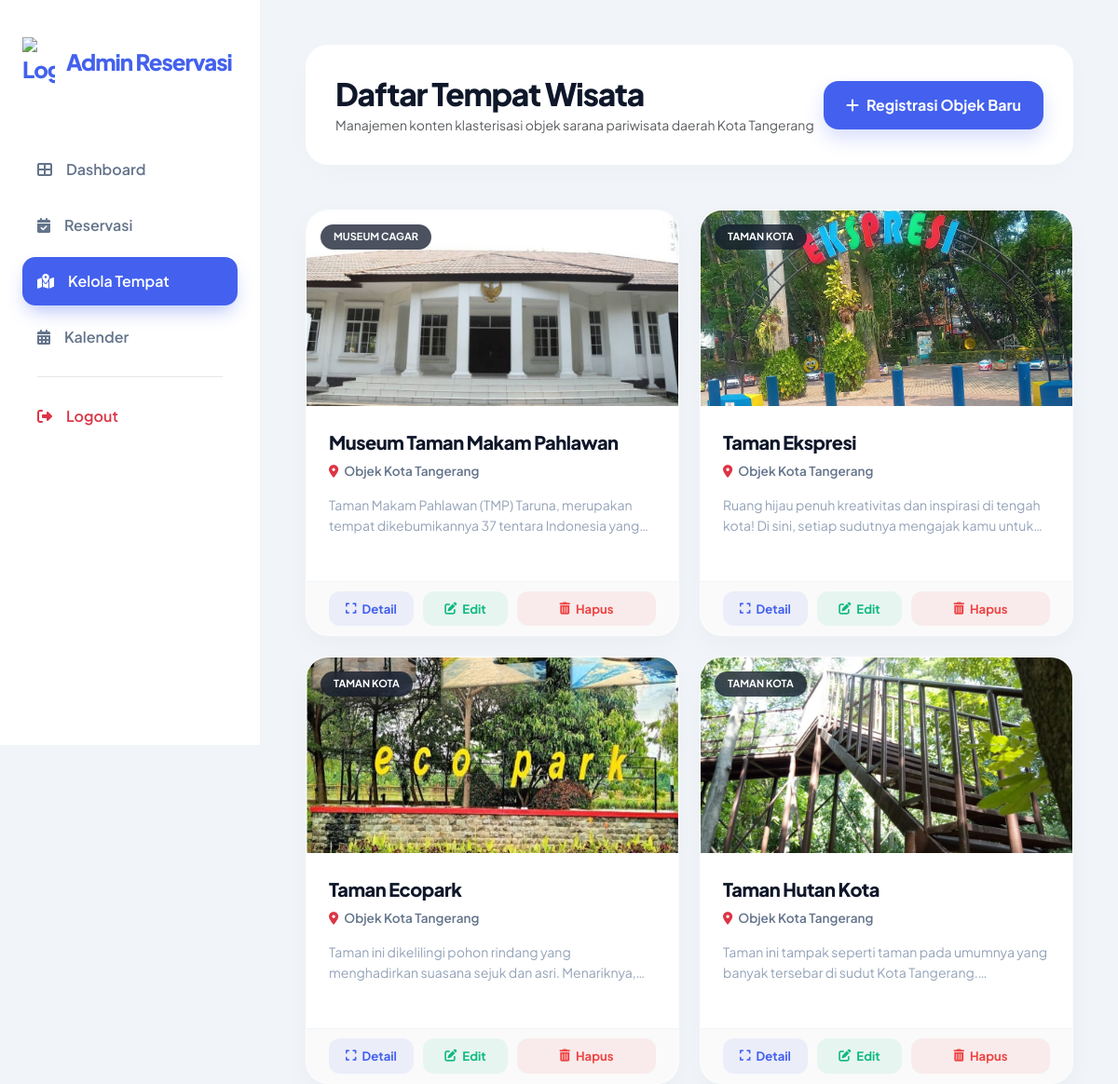
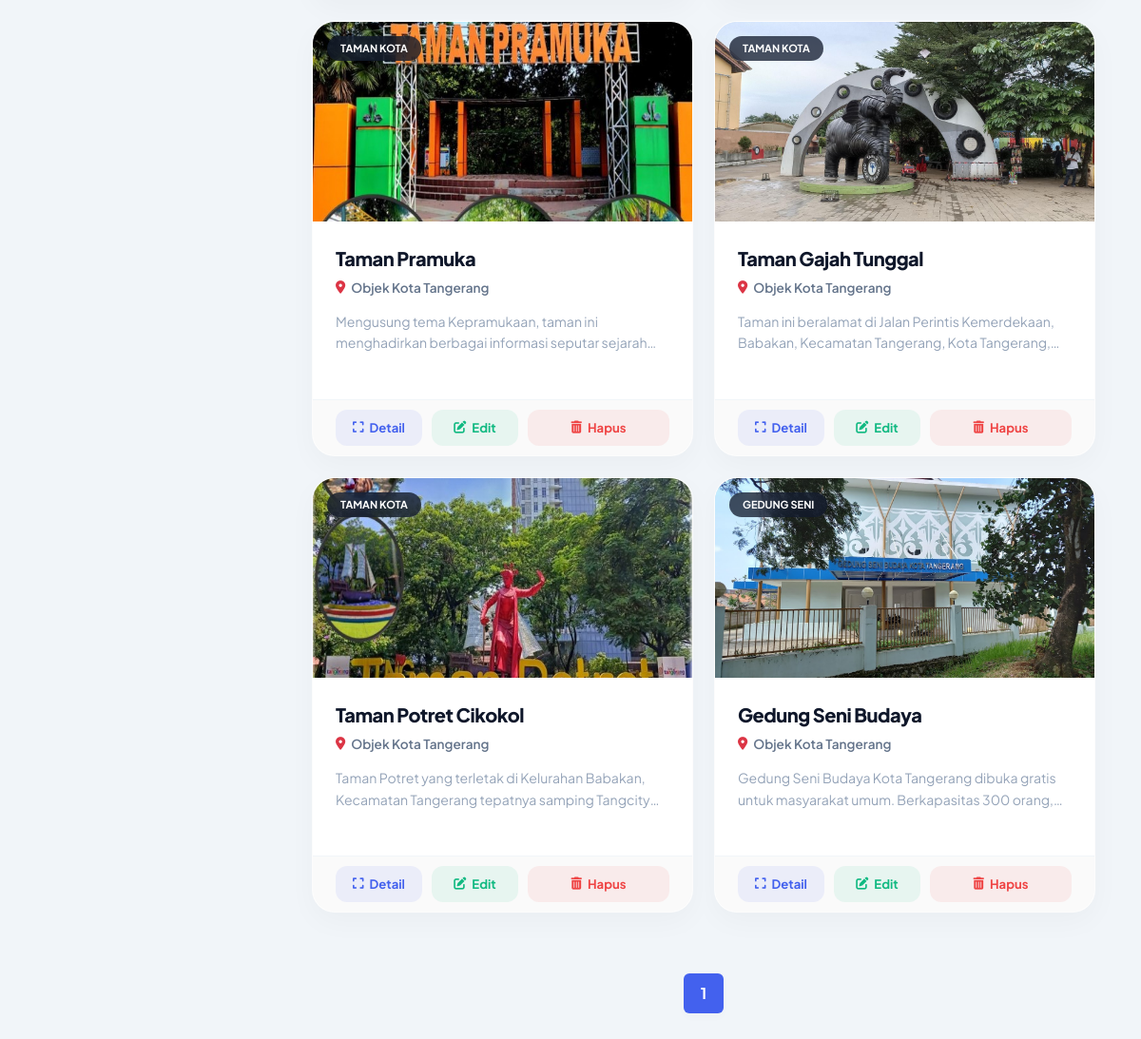
The page /admin/kelola_tempat.php (signed in) on the database its author committed (2 pictures, top to bottom).
### tables this page shows
CREATE TABLE `places` (
  `id` int(11) NOT NULL,
  `name` varchar(100) NOT NULL,
  `description` text NOT NULL,
  `image` varchar(100) NOT NULL,
  `lokasi` varchar(150) NOT NULL,
  `latitude` decimal(9,6) NOT NULL,
  `longitude` decimal(9,6) NOT NULL
);

### admin/kelola_tempat.php (the view, shortened to what this page needs)
<?php
include '../db.php';
$items_per_page = 9;
$current_page = isset($_GET['page']) ? max(1, intval($_GET['page'])) : 1;
$offset = ($current_page - 1) * $items_per_page;
$sql = "SELECT * FROM places ORDER BY id DESC LIMIT ? OFFSET ?";
$stmt = $conn->prepare($sql);
$stmt->bind_param("ii", $items_per_page, $offset);
$stmt->execute();
$places = $stmt->get_result()->fetch_all(MYSQLI_ASSOC);
$total_data = $conn->query("SELECT COUNT(*) AS total FROM places")->fetch_assoc()['total'];
$total_pages = ceil($total_data / $items_per_page);
function h($string) { return htmlspecialchars($string, ENT_QUOTES, 'UTF-8'); }
?>
<!DOCTYPE html>
<html lang="id">
<head>
    <link href="https://cdnjs.cloudflare.com/ajax/libs/font-awesome/6.4.0/css/all.min.css" rel="stylesheet" />
    <link href="https://cdn.jsdelivr.net/npm/bootstrap@5.3.2/dist/css/bootstrap.min.css" rel="stylesheet" />
    <link rel="stylesheet" href="https://cdnjs.cloudflare.com/ajax/libs/animate.css/4.1.1/animate.min.css"/>
</head>
<body>
    <nav class="sidebar" id="sidebar">
        <div class="sidebar-brand">
            <img src="../assets/img/logotng.png" width="35" alt="Logo">
            <span>Admin Reservasi</span>
        </div>
        <div class="mt-4">
            <a href="dashboard_admin.php" class="nav-link"><i class="fas fa-th-large"></i> Dashboard</a>
            <a href="kelola_reserv.php" class="nav-link"><i class="fas fa-calendar-check"></i> Reservasi</a>
            <a href="kelola_tempat.php" class="nav-link active"><i class="fas fa-map-marked-alt"></i> Kelola Tempat</a>
            <a href="calendar.php" class="nav-link"><i class="fas fa-calendar-alt"></i> Kalender</a>
            <hr class="mx-3" style="opacity:0.1;">
            <a href="logout_admin.php" class="nav-link text-danger" onclick="confirmAdminLogout(event)"><i class="fas fa-sign-out-alt"></i> Logout</a>
        </div>
    </nav>
    <main class="main-content animate__animated animate__fadeIn">
        <header class="page-header">
            <div class="header-title">
                <h1>Daftar Tempat Wisata</h1>
                <p class="text-muted small mb-0">Manajemen konten klasterisasi objek sarana pariwisata daerah Kota Tangerang</p>
            </div>
            <a href="tambah_tempat.php" class="btn-add-modern">
                <i class="fa-solid fa-plus"></i> Registrasi Objek Baru
            </a>
        </header>
        <div class="place-grid">
            <?php if (count($places)): foreach ($places as $p):
                $kategoriBadge = "Destinasi Wisata";
                if (stripos($p['name'], 'Taman') !== false) $kategoriBadge = "Taman Kota";
                if (stripos($p['name'], 'Gedung') !== false) $kategoriBadge = "Gedung Seni";
                if (stripos($p['name'], 'Museum') !== false) $kategoriBadge = "Museum Cagar";
            ?>
                <div class="place-card">
                    <div class="card-img-wrapper">
                        <div class="card-top-badge"><?= $kategoriBadge; ?></div>
                        <img src="../<?= h($p['image']) ?>" alt="<?= h($p['name']) ?>">
                    </div>
                    <div class="card-body-content">
                        <div class="place-name text-truncate"><?= h($p['name']) ?></div>
                        <div class="place-loc">
                            <i class="fa-solid fa-location-dot text-danger"></i>
                            <span class="text-truncate">Objek Kota Tangerang</span>
                        </div>
                        <div class="place-desc"><?= h($p['description']) ?></div>
                    </div>
                    <div class="card-action-bar">
                        <a href="detail_tempat.php?id=<?= $p['id'] ?>" class="control-btn btn-view-md" title="View"><i class="fa-solid fa-expand"></i> Detail</a>
                        <a href="edit_tempat.php?id=<?= $p['id'] ?>" class="control-btn btn-edit-md" title="Edit"><i class="fa-solid fa-pen-to-square"></i> Edit</a>
                        <form method="POST" id="del_<?= $p['id'] ?>" class="d-inline flex-grow-1 m-0 p-0">
                            <button type="button" class="control-btn btn-delete-md w-100" onclick="confirmDelete(<?= $p['id'] ?>)"><i class="fa-solid fa-trash-can"></i> Hapus</button>
                        </form>
                    </div>
                </div>
            <?php endforeach; endif; ?>
        </div>
        <nav class="pagination-container">
            <ul class="pagination mb-0">
                <?php for ($i = 1; $i <= $total_pages; $i++): ?>
                    <li class="page-item <?= $i == $current_page ? 'active' : ''; ?>">
                        <a class="page-link" href="?page=<?= $i; ?>"><?= $i; ?></a>
                    </li>
                <?php endfor; ?>
            </ul>
        </nav>
    </main>
</body>
</html>

### admin/kelola_tempat.php (style rules this page uses)
:root { --primary: #4361ee; --secondary: #3f37c9; --dark: #0f172a; --muted-gray: #64748b; --light-bg: #f8fafc; }
body { font-family: 'Plus Jakarta Sans', sans-serif; background: #f1f5f9; color: var(--dark); margin: 0; display: flex; }
.sidebar { width: 280px; height: 100vh; background: white; position: fixed; border-right: 1px solid rgba(0,0,0,0.05); z-index: 1100; padding: 2.5rem 1.5rem; }
.sidebar-brand { display: flex; align-items: center; gap: 12px; padding-bottom: 2.5rem; font-weight: 800; font-size: 1.5rem; color: var(--primary); letter-spacing: -1px; }
.nav-link { display: flex; align-items: center; gap: 15px; padding: 14px 1rem; color: var(--muted-gray); text-decoration: none; font-weight: 600; border-radius: 14px; transition: 0.3s; margin-bottom: 8px; }
.nav-link:hover, .nav-link.active { background: var(--primary); color: white; box-shadow: 0 10px 20px -5px rgba(67, 97, 238, 0.4); }
.main-content { margin-left: 280px; flex: 1; padding: 3rem; min-height: 100vh; }
.page-header { display: flex; justify-content: space-between; align-items: center; background: white; padding: 2rem; border-radius: 24px; box-shadow: 0 10px 30px rgba(0,0,0,0.02); margin-bottom: 3rem; }
.header-title h1 { font-weight: 800; font-size: 2.1rem; letter-spacing: -1.2px; margin-bottom: 4px; color: var(--dark); }
.place-grid { display: grid; grid-template-columns: repeat(auto-fill, minmax(320px, 1fr)); gap: 22px; }
.place-card { background: white; border-radius: 24px; overflow: hidden; border: 1px solid rgba(0,0,0,0.01); transition: all 0.4s cubic-bezier(0.4, 0, 0.2, 1); display: flex; flex-direction: column; height: 100%; box-shadow: 0 10px 30px rgba(15, 23, 42, 0.03); }
.card-img-wrapper { position: relative; height: 210px; overflow: hidden; background: #e2e8f0; }
.card-img-wrapper img { width: 100%; height: 100%; object-fit: cover; transition: transform 0.6s ease; }
.card-top-badge { position: absolute; top: 15px; left: 15px; background: rgba(15, 23, 42, 0.75); backdrop-filter: blur(8px); -webkit-backdrop-filter: blur(8px); color: white; font-size: 11px; font-weight: 700; padding: 5px 14px; border-radius: 50px; text-transform: uppercase; }
.card-body-content { padding: 1.5rem; flex-grow: 1; display: flex; flex-direction: column; }
.place-name { font-weight: 800; font-size: 1.25rem; color: var(--dark); margin-bottom: 6px; letter-spacing: -0.5px; }
.place-loc { font-size: 0.85rem; color: #64748b; display: flex; align-items: center; gap: 6px; margin-bottom: 14px; font-weight: 600; }
.place-desc { font-size: 0.88rem; color: #94a3b8; line-height: 1.6; display: -webkit-box; -webkit-line-clamp: 2; -webkit-box-orient: vertical; overflow: hidden; margin-bottom: 1.5rem; }
.card-action-bar { display: flex; border-top: 1px solid #f1f5f9; background: #fafafa; padding: 10px 1.5rem; gap: 10px; }
.control-btn { flex: 1; padding: 9px; border-radius: 12px; font-size: 0.82rem; font-weight: 700; text-decoration: none; display: inline-flex; align-items: center; justify-content: center; gap: 6px; transition: 0.2s; border: none; }
.btn-view-md { background: rgba(67, 97, 238, 0.08); color: var(--primary); }
.btn-edit-md { background: rgba(16, 185, 129, 0.08); color: #10b981; }
.btn-delete-md { background: rgba(239, 68, 68, 0.08); color: #ef4444; }
.btn-add-modern { background: var(--primary); color: white; padding: 14px 24px; border-radius: 16px; font-weight: 700; text-decoration: none; display: inline-flex; align-items: center; gap: 8px; box-shadow: 0 10px 20px rgba(67, 97, 238, 0.2); transition: 0.3s; }
.pagination-container { margin-top: 4rem; display: flex; justify-content: center; }
.page-link { border: none; background: white; margin: 0 4px; border-radius: 12px; color: var(--dark); font-weight: 700; width: 42px; height: 42px; display: flex; align-items: center; justify-content: center; box-shadow: 0 4px 10px rgba(0,0,0,0.02); transition: 0.2s; }
.active .page-link { background: var(--primary) !important; color: white !important; }

### rows shown on the page
places: name "MUSEUM CAGAR", image (picture), name "Museum Taman Makam Pahlawan", description "Taman Makam Pahlawan (TMP) Taruna, merupakan tempat dikebumikannya 37 tentara Indonesia…"
places: name "TAMAN KOTA", image (picture), name "Taman Ekspresi", description "Ruang hijau penuh kreativitas dan inspirasi di tengah kota! Di sini, setiap sudutnya mengajak kamu…"
places: name "TAMAN KOTA", image (picture), name "Taman Ecopark", description "Taman ini dikelilingi pohon rindang yang menghadirkan suasana sejuk dan asri.…"
places: name "TAMAN KOTA", image (picture), name "Taman Hutan Kota", description "Taman ini tampak seperti taman pada umumnya yang banyak tersebar di sudut Kota…"
places: name "TAMAN KOTA", image (picture), name "Taman Pramuka", description "Mengusung tema Kepramukaan, taman ini menghadirkan berbagai informasi seputar…"
places: name "TAMAN KOTA", image (picture), name "Taman Gajah Tunggal", description "Taman ini beralamat di Jalan Perintis Kemerdekaan, Babakan, Kecamatan Tangerang, Kota…"
places: name "TAMAN KOTA", image (picture), name "Taman Potret Cikokol", description "Taman Potret yang terletak di Kelurahan Babakan, Kecamatan Tangerang tepatnya samping…"
places: name "GEDUNG SENI", image (picture), name "Gedung Seni Budaya", description "Gedung Seni Budaya Kota Tangerang dibuka gratis untuk masyarakat umum. Berkapasitas 300…"
